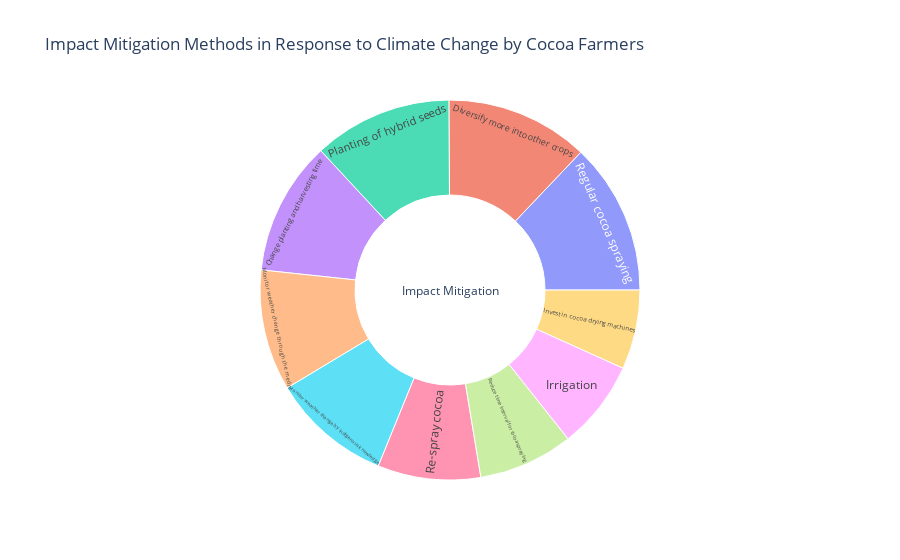

Notebook code cell kept with this figure:
### Code cell
import plotly.express as px
import pandas as pd
vendors = ["Re-spray cocoa", "Diversify more into other crops", "Irrigation", "Monitor weather change by indigenous knowledge", "Monitor weather change through the media", "Invest in cocoa drying machines", "Change planting and harvesting time", "Regular cocoa spraying", "Planting of hybrid seeds", "Reduce time interval for cocoa spraying"]
sectors = ["Impact Mitigation", "Impact Mitigation", "Impact Mitigation", "Impact Mitigation", "Impact Mitigation",
           "Impact Mitigation", "Impact Mitigation", "Impact Mitigation", "Impact Mitigation", "Impact Mitigation"]
regions = ["", "", "", "", "", "", "", "", "", ""]
sales = [192, 267, 166, 224, 226, 148, 250, 283, 259, 177]
df = pd.DataFrame(
    dict(vendors=vendors, sectors=sectors, regions=regions, sales=sales)
)
print(df)
fig = px.sunburst(df, path=['regions', 'sectors', 'vendors'], values='sales', title="Impact Mitigation Methods in Response to Climate Change by Cocoa Farmers")
#fig.update_layout(uniformtext=dict(minsize=10, mode='hide'))
fig.show()

### Figure 1 — Plotly figure (JSON) as saved in the notebook; plotly's stock layout.template omitted (floating-point values rounded to 4 significant figures)
{"data": [{"branchvalues": "total", "domain": {"x": [0, 1], "y": [0, 1]}, "hovertemplate": "labels=%{label}<br>sales=%{value}<br>parent=%{parent}<br>id=%{id}<extra></extra>", "ids": ["/Impact Mitigation/Change planting and harvesting time", "/Impact Mitigation/Diversify more into other crops", "/Impact Mitigation/Invest in cocoa drying machines", "/Impact Mitigation/Irrigation", "/Impact Mitigation/Monitor weather change by indigenous knowledge", "/Impact Mitigation/Monitor weather change through the media", "/Impact Mitigation/Planting of hybrid seeds", "/Impact Mitigation/Re-spray cocoa", "/Impact Mitigation/Reduce time interval for cocoa spraying", "/Impact Mitigation/Regular cocoa spraying", "/Impact Mitigation", ""], "labels": ["Change planting and harvesting time", "Diversify more into other crops", "Invest in cocoa drying machines", "Irrigation", "Monitor weather change by indigenous knowledge", "Monitor weather change through the media", "Planting of hybrid seeds", "Re-spray cocoa", "Reduce time interval for cocoa spraying", "Regular cocoa spraying", "Impact Mitigation", ""], "name": "", "parents": ["/Impact Mitigation", "/Impact Mitigation", "/Impact Mitigation", "/Impact Mitigation", "/Impact Mitigation", "/Impact Mitigation", "/Impact Mitigation", "/Impact Mitigation", "/Impact Mitigation", "/Impact Mitigation", "", ""], "type": "sunburst", "values": [250, 267, 148, 166, 224, 226, 259, 192, 177, 283, 2192, 2192]}], "layout": {"legend": {"tracegroupgap": 0}, "title": {"text": "Impact Mitigation Methods in Response to Climate Change by Cocoa Farmers"}}}
